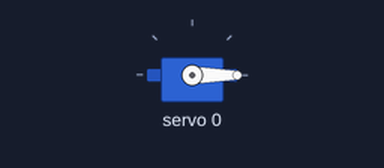
Bench run of a sketch on a simulated Arduino Uno, built with avr-gcc and run on an emulated ATmega328P. Parts: servo.

Above: at 1.05 s.
Timing chart, 0 to 5.6 s (numbered marks = the images above):
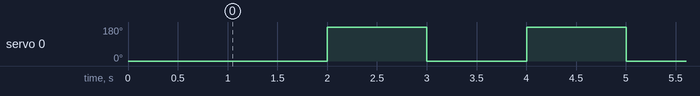

The sketch:

demo_servo_Arduino.ino
```cpp
#include <Wire.h>                     // ライブラリのインクルード
#include <Adafruit_PWMServoDriver.h>

Adafruit_PWMServoDriver pwm = Adafruit_PWMServoDriver(0x40);  // PCA9685のI2Cアドレスを指定

#define SERVOMIN 500    // 最小パルス幅(μs)
#define SERVOMAX 2400   // 最大パルス幅(μs)


int Servo_pin = 0;      // サーボ接続ピンを0番に
int angle;

void setup() {

  pwm.begin();         // 初期設定
  pwm.setPWMFreq(50);  // PWM周期を50Hzに設定
  delay(1000);

}

void loop() {

  angle = 0;
  angle = map(angle,0, 180, SERVOMIN, SERVOMAX);  // 角度(0~180)をパルス幅(500~2400μs)に変換
  pwm.writeMicroseconds(Servo_pin, angle);        // サーボを動作させる
  delay(1000);

  angle = 180;
  angle = map(angle,0, 180, SERVOMIN, SERVOMAX);
  pwm.writeMicroseconds(Servo_pin, angle);
  delay(1000);

}
```

Measured:
- by itself, servo 0: alternates 180° for 1.0 s and 0° for 1.0 s
